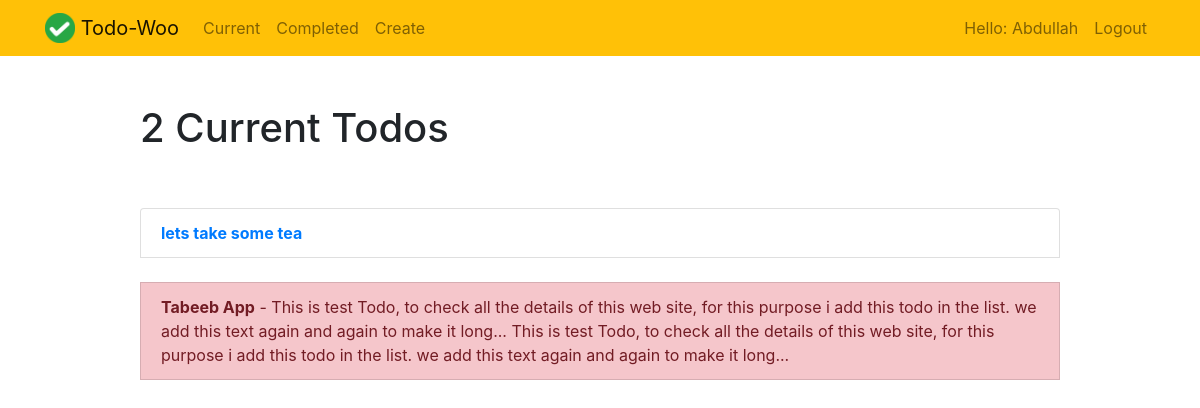
/current/ (signed in), run on the app's committed database.
### todo/models.py (models this page shows, shortened)
class Todo(models.Model):
    title = models.CharField(max_length=100)
    memo = models.TextField(blank=True)
    created = models.DateTimeField(auto_now_add=True)
    datecompleted =models.DateTimeField(null=True, blank=True)
    important = models.BooleanField(default=False)
    user = models.ForeignKey(User, on_delete=models.CASCADE)

### todo/views.py (the view)
# urls.py: path('current/', views.currenttodos, name='currenttodos'),
@login_required
def currenttodos(request):
    todos = Todo.objects.filter(user = request.user, datecompleted__isnull=True)
    return render(request, 'todo/currenttodos.html', {'todos':todos})

### todo/templates/todo/currenttodos.html
{% extends 'todo/base.html' %}
{% block content %}
    <div class="row justify-content-center mt-5">
        <div class="col-md-10">
            {% if todos %}
                <h1>{{ todos.count }} Current Todo{{ todos.count|pluralize }}</h1>
            {% else %}
                <h1>Current Todo</h1>
            {% endif %}
        </div>
    </div>
    <div class="row justify-content-center mt-5">
        <div class="col-md-10">
            {% if todos %}
                <div class="list-group">
                    {% for todo in todos %}
                        <a href="{% url 'viewtodo' todo.id %}" class="list-group-item list-group-action{% if todo.important %} list-group-item-danger{% endif %}">
                            <b>{{ todo.title }}</b>
                            {% if todo.memo|truncatechars:20 %} - {{ todo.memo }} {% endif %}
                        </a>
                        <br>
                    {% endfor %}
                </div>
            {% else %}
                <div class="text-center">
                    <h2>Looks Like You don't have any Todo's...</h2>
                    <br>
                    <a class="btn btn-primary" role="button" href="{% url 'createtodo' %}">New Todo</a>
                </div>
            {% endif %}
        </div>
    </div>
{% endblock %}

### todo/templates/todo/base.html (shortened to what this page needs)
{% load static %}
<!doctype html>
<html lang="en">
    <head>
        <link rel="stylesheet" href="https://stackpath.bootstrapcdn.com/bootstrap/4.5.0/css/bootstrap.min.css">
        <link rel="stylesheet" type="image/png" href="{% static 'todo/logo.png' %}">
    </head>
    <body>
        <nav class="navbar navbar-expand-md navbar-light bg-warning">
            <div class="container">
                <a class="navbar-brand" href="{% url 'home' %}">
                    <img src="{% static 'todo/logo.png' %}" width="30" height="30" class="d-inline-block align-top">
                    <span>Todo-Woo</span>
                </a>
                <div class="collapse navbar-collapse" id="navbarNav">
                    {% if user.is_authenticated %}
                        <ul class="navbar-nav mr-auto">
                            <li class="nav-item {{ current }}">
                                <a class="nav-link" href="{% url 'currenttodos'  %}">Current</a>
                            </li>
                            <li class="nav-item">
                                <a class="nav-link" href="{% url 'completetodos' %}">Completed</a>
                            </li>
                            <li class="nav-item">
                                <a class="nav-link" href="{% url 'createtodo' %}">Create</a>
                            </li>
                        </ul>
                    {% endif %}
                    <ul class="navbar-nav ml-auto">
                        {% if user.is_authenticated %}
                            <li class="nav-item">
                                <a class="nav-link" href="#">Hello: {{ user.username|title }}</a>
                            </li>
                            <li class="nav-item">
                                <a href="#" onclick="$('#signOutBtn').click()" class="nav-link">Logout</a>
                            </li>
                        {% endif %}
                    </ul>
                </div>
            </div>
        </nav>
        <div class="container">
            {% block content %}
            {% endblock %}
        </div>
    </body>
</html>

### data on the page
Todo: title "lets take some tea"
Todo: title "Tabeeb App", memo "This is test Todo, to check all the details of this web site, for this purpose i add this todo in the list. we add this text again and again to make it long... This is test Todo, to check all the details of this web site, for this purpose i add this todo in the list. we add this text again and again to make it long..."

### other printed values
{{ user.username|title }} "Abdullah"
{{ todos.count }} "2"
